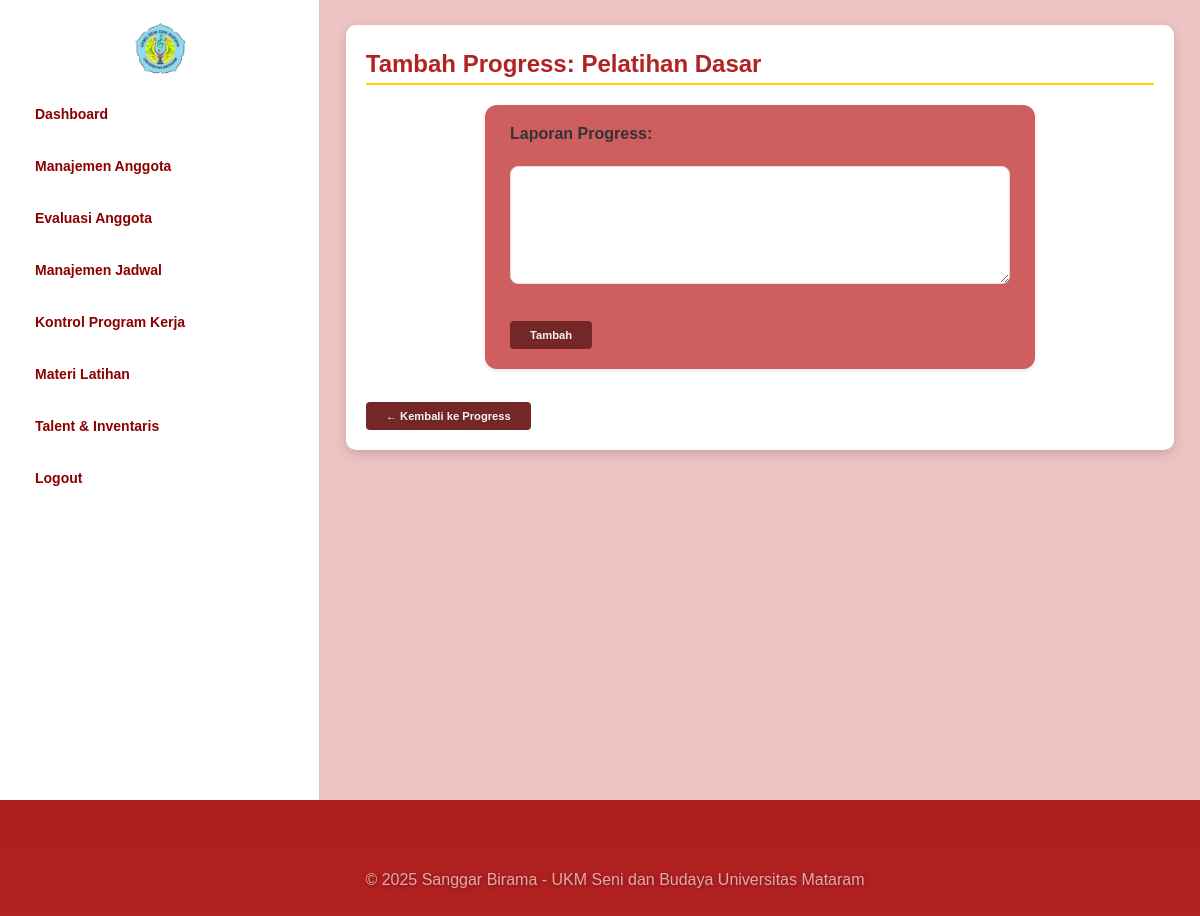
/app/controllers/pengurus/tambah_progress.php?id_program=1 (signed in), run on an earlier commit of the app's database.
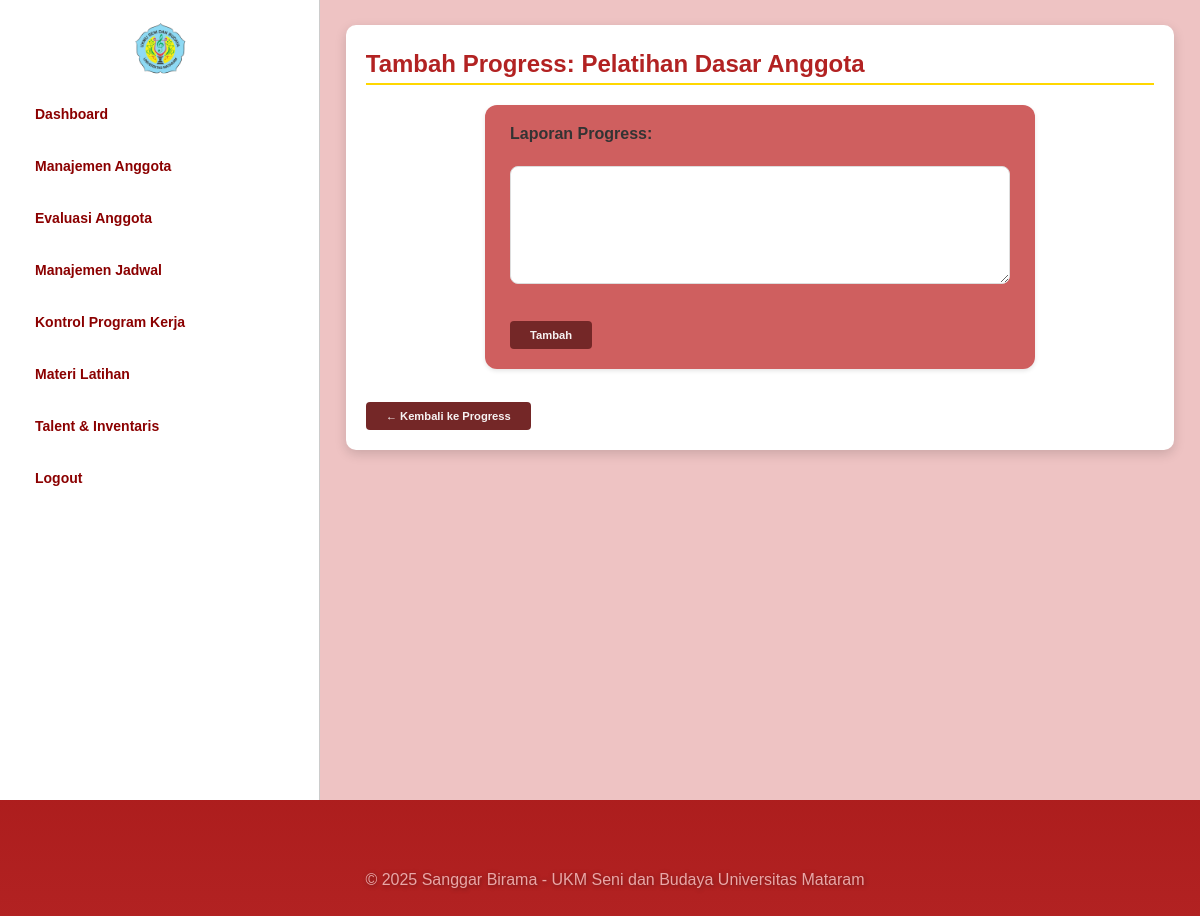
And on a later commit of the database.
### tables this page shows
CREATE TABLE `program_kerja` (
  `id` int(11) NOT NULL,
  `nama_program` varchar(255) NOT NULL,
  `tanggal_mulai` date NOT NULL,
  `tanggal_selesai` date NOT NULL,
  `deskripsi` text DEFAULT NULL,
  `pj_pengurus` int(11) DEFAULT NULL,
  `ketua_panitia` int(11) DEFAULT NULL,
  `status` varchar(50) DEFAULT NULL,
  `tanggal_selesai_agenda` date DEFAULT NULL
);

### app/controllers/pengurus/tambah_progress.php (called while the page is built, shortened)
<?php
require_once __DIR__ . '/../../config/config.php';
$id_program = intval($_GET['id_program']);
$stmt_prog = $mysqli->prepare("SELECT nama_program FROM program_kerja WHERE id=?");
$stmt_prog->bind_param('i', $id_program);
$stmt_prog->execute();
$stmt_prog->bind_result($nama_program);
include __DIR__ . '/../../views/pengurus/tambah_progress.php';

### app/views/pengurus/tambah_progress.php (the view, shortened to what this page needs)
<!DOCTYPE html>
<html lang="id">
<head>
    <link rel="stylesheet" href="/SI-BIRAMA/public/css/style.css">
</head>
<body>
<div class="layout-wrapper">
    <div class="main-content">
        <div class="content">
            <h2>Tambah Progress: <?= htmlspecialchars($nama_program); ?></h2>
            <form method="POST" class="form-warna">
                <label for="laporan">Laporan Progress:</label><br>
                <textarea name="laporan" id="laporan" rows="6" cols="60" required><?= htmlspecialchars($laporan); ?></textarea><br><br>
                <button type="submit" class="button">Tambah</button>
            </form>
            <button type="button" class="button" onclick="window.location.href='kontrol_program.php?filter_program=<?= $id_program; ?>#progress-proker'">&larr; Kembali ke Progress</button>
        </div>
    </div>
</div>
<?php include __DIR__ . '/../footer.php'; ?>
</body>
</html>

What changed in the data, as far as the page shows it:
changed program_kerja: nama_program "Pelatihan Dasar" → "Pelatihan Dasar Anggota"
